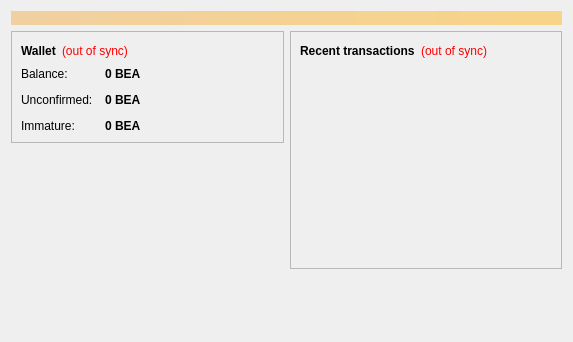
<?xml version="1.0" encoding="UTF-8"?>
<ui version="4.0">
 <class>OverviewPage</class>
 <widget class="QWidget" name="OverviewPage">
  <property name="geometry">
   <rect>
    <x>0</x>
    <y>0</y>
    <width>573</width>
    <height>342</height>
   </rect>
  </property>
  <property name="windowTitle">
   <string>Form</string>
  </property>
  <layout class="QVBoxLayout" name="topLayout">
   <item>
    <widget class="QLabel" name="labelAlerts">
     <property name="visible">
      <bool>false</bool>
     </property>
     <property name="styleSheet">
      <string notr="true">background-color: qlineargradient(x1: 0, y1: 0, x2: 1, y2: 0, stop:0 #F0D0A0, stop:1 #F8D488); color:#000000;</string>
     </property>
     <property name="wordWrap">
      <bool>true</bool>
     </property>
     <property name="margin">
      <number>3</number>
     </property>
    </widget>
   </item>
   <item>
    <layout class="QHBoxLayout" name="horizontalLayout" stretch="1,1">
     <item>
      <layout class="QVBoxLayout" name="verticalLayout_2">
       <item>
        <widget class="QFrame" name="frame">
         <property name="frameShape">
          <enum>QFrame::StyledPanel</enum>
         </property>
         <property name="frameShadow">
          <enum>QFrame::Raised</enum>
         </property>
         <layout class="QVBoxLayout" name="verticalLayout_4">
          <item>
           <layout class="QHBoxLayout" name="horizontalLayout_4">
            <item>
             <widget class="QLabel" name="label_5">
              <property name="font">
               <font>
                <weight>75</weight>
                <bold>true</bold>
               </font>
              </property>
              <property name="text">
               <string>Wallet</string>
              </property>
             </widget>
            </item>
            <item>
             <widget class="QLabel" name="labelWalletStatus">
              <property name="toolTip">
               <string>The displayed information may be out of date. Your wallet automatically synchronizes with the Beatlecoin network after a connection is established, but this process has not completed yet.</string>
              </property>
              <property name="styleSheet">
               <string notr="true">QLabel { color: red; }</string>
              </property>
              <property name="text">
               <string notr="true">(out of sync)</string>
              </property>
              <property name="alignment">
               <set>Qt::AlignLeading|Qt::AlignLeft|Qt::AlignVCenter</set>
              </property>
             </widget>
            </item>
            <item>
             <spacer name="horizontalSpacer_2">
              <property name="orientation">
               <enum>Qt::Horizontal</enum>
              </property>
              <property name="sizeHint" stdset="0">
               <size>
                <width>40</width>
                <height>20</height>
               </size>
              </property>
             </spacer>
            </item>
           </layout>
          </item>
          <item>
           <layout class="QFormLayout" name="formLayout_2">
            <property name="fieldGrowthPolicy">
             <enum>QFormLayout::AllNonFixedFieldsGrow</enum>
            </property>
            <property name="horizontalSpacing">
             <number>12</number>
            </property>
            <property name="verticalSpacing">
             <number>12</number>
            </property>
            <item row="0" column="0">
             <widget class="QLabel" name="label">
              <property name="text">
               <string>Balance:</string>
              </property>
             </widget>
            </item>
            <item row="0" column="1">
             <widget class="QLabel" name="labelBalance">
              <property name="font">
               <font>
                <weight>75</weight>
                <bold>true</bold>
               </font>
              </property>
              <property name="cursor">
               <cursorShape>IBeamCursor</cursorShape>
              </property>
              <property name="toolTip">
               <string>Your current balance</string>
              </property>
              <property name="text">
               <string notr="true">0 BEA</string>
              </property>
              <property name="textInteractionFlags">
               <set>Qt::LinksAccessibleByMouse|Qt::TextSelectableByKeyboard|Qt::TextSelectableByMouse</set>
              </property>
             </widget>
            </item>
            <item row="1" column="0">
             <widget class="QLabel" name="label_3">
              <property name="text">
               <string>Unconfirmed:</string>
              </property>
             </widget>
            </item>
            <item row="1" column="1">
             <widget class="QLabel" name="labelUnconfirmed">
              <property name="font">
               <font>
                <weight>75</weight>
                <bold>true</bold>
               </font>
              </property>
              <property name="cursor">
               <cursorShape>IBeamCursor</cursorShape>
              </property>
              <property name="toolTip">
               <string>Total of transactions that have yet to be confirmed, and do not yet count toward the current balance</string>
              </property>
              <property name="text">
               <string notr="true">0 BEA</string>
              </property>
              <property name="textInteractionFlags">
               <set>Qt::LinksAccessibleByMouse|Qt::TextSelectableByKeyboard|Qt::TextSelectableByMouse</set>
              </property>
             </widget>
            </item>
            <item row="2" column="0">
             <widget class="QLabel" name="labelImmatureText">
              <property name="text">
               <string>Immature:</string>
              </property>
             </widget>
            </item>
            <item row="2" column="1">
             <widget class="QLabel" name="labelImmature">
              <property name="font">
               <font>
                <weight>75</weight>
                <bold>true</bold>
               </font>
              </property>
              <property name="toolTip">
               <string>Mined balance that has not yet matured</string>
              </property>
              <property name="text">
               <string notr="true">0 BEA</string>
              </property>
              <property name="textInteractionFlags">
               <set>Qt::LinksAccessibleByMouse|Qt::TextSelectableByKeyboard|Qt::TextSelectableByMouse</set>
              </property>
             </widget>
            </item>
           </layout>
          </item>
         </layout>
        </widget>
       </item>
       <item>
        <spacer name="verticalSpacer">
         <property name="orientation">
          <enum>Qt::Vertical</enum>
         </property>
         <property name="sizeHint" stdset="0">
          <size>
           <width>20</width>
           <height>40</height>
          </size>
         </property>
        </spacer>
       </item>
      </layout>
     </item>
     <item>
      <layout class="QVBoxLayout" name="verticalLayout_3">
       <item>
        <widget class="QFrame" name="frame_2">
         <property name="frameShape">
          <enum>QFrame::StyledPanel</enum>
         </property>
         <property name="frameShadow">
          <enum>QFrame::Raised</enum>
         </property>
         <layout class="QVBoxLayout" name="verticalLayout">
          <item>
           <layout class="QHBoxLayout" name="horizontalLayout_2">
            <item>
             <widget class="QLabel" name="label_4">
              <property name="text">
               <string>&lt;b&gt;Recent transactions&lt;/b&gt;</string>
              </property>
             </widget>
            </item>
            <item>
             <widget class="QLabel" name="labelTransactionsStatus">
              <property name="toolTip">
               <string>The displayed information may be out of date. Your wallet automatically synchronizes with the Beatlecoin network after a connection is established, but this process has not completed yet.</string>
              </property>
              <property name="styleSheet">
               <string notr="true">QLabel { color: red; }</string>
              </property>
              <property name="text">
               <string notr="true">(out of sync)</string>
              </property>
              <property name="alignment">
               <set>Qt::AlignRight|Qt::AlignTrailing|Qt::AlignVCenter</set>
              </property>
             </widget>
            </item>
            <item>
             <spacer name="horizontalSpacer">
              <property name="orientation">
               <enum>Qt::Horizontal</enum>
              </property>
              <property name="sizeHint" stdset="0">
               <size>
                <width>40</width>
                <height>20</height>
               </size>
              </property>
             </spacer>
            </item>
           </layout>
          </item>
          <item>
           <widget class="QListView" name="listTransactions">
            <property name="styleSheet">
             <string notr="true">QListView { background: transparent; }</string>
            </property>
            <property name="frameShape">
             <enum>QFrame::NoFrame</enum>
            </property>
            <property name="verticalScrollBarPolicy">
             <enum>Qt::ScrollBarAlwaysOff</enum>
            </property>
            <property name="horizontalScrollBarPolicy">
             <enum>Qt::ScrollBarAlwaysOff</enum>
            </property>
            <property name="selectionMode">
             <enum>QAbstractItemView::NoSelection</enum>
            </property>
           </widget>
          </item>
         </layout>
        </widget>
       </item>
       <item>
        <spacer name="verticalSpacer_2">
         <property name="orientation">
          <enum>Qt::Vertical</enum>
         </property>
         <property name="sizeHint" stdset="0">
          <size>
           <width>20</width>
           <height>40</height>
          </size>
         </property>
        </spacer>
       </item>
      </layout>
     </item>
    </layout>
   </item>
  </layout>
 </widget>
 <resources/>
 <connections/>
</ui>
